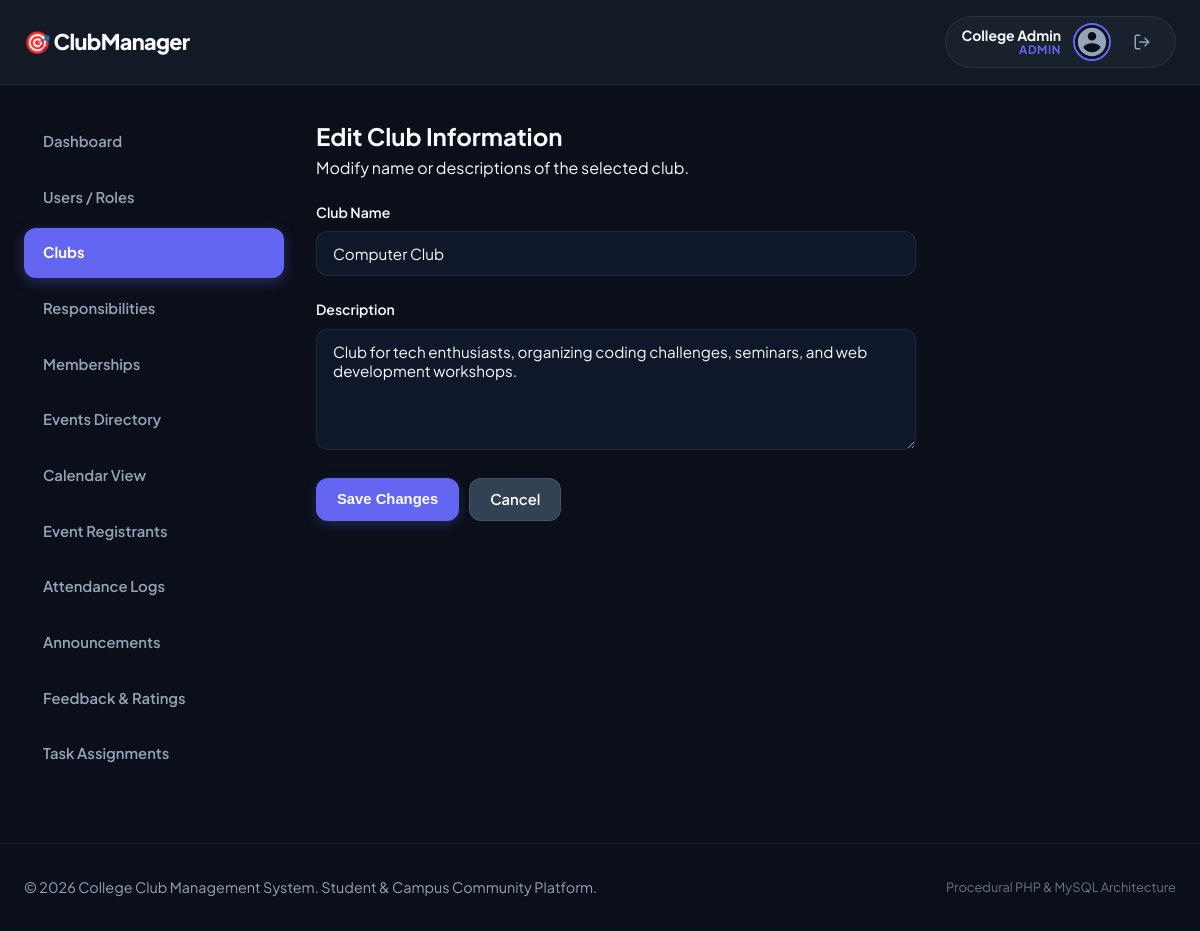
/admin/edit-club.php?club_id=1 (signed in), run on the app's committed database.
### tables this page shows
CREATE TABLE `clubs` (
  `id` INT AUTO_INCREMENT PRIMARY KEY,
  `name` VARCHAR(100) NOT NULL UNIQUE,
  `description` TEXT,
  `club_head_id` INT DEFAULT NULL,
  `logo` VARCHAR(255) DEFAULT NULL,
  `email_subject` VARCHAR(255) DEFAULT NULL,
  `email_body` TEXT DEFAULT NULL,
  `created_at` TIMESTAMP DEFAULT CURRENT_TIMESTAMP,
  `updated_at` TIMESTAMP DEFAULT CURRENT_TIMESTAMP ON UPDATE CURRENT_TIMESTAMP,
  FOREIGN KEY (`club_head_id`) REFERENCES `users` (`id`) ON DELETE SET NULL
);

### includes/functions.php (called while the page is built, shortened)
<?php
function escape($value) {
    return htmlspecialchars($value ?? '', ENT_QUOTES, 'UTF-8');
}
?>

### admin/edit-club.php (the view, shortened to what this page needs)
<?php
require_once '../config/database.php';
require_once '../includes/functions.php';
$clubId = intval($_GET['club_id'] ?? 0);
try {
    $stmt = $pdo->prepare("SELECT * FROM clubs WHERE id = ? LIMIT 1");
    $stmt->execute([$clubId]);
    $club = $stmt->fetch();
} catch (PDOException $e) {
    die("Database Error: " . htmlspecialchars($e->getMessage()));
}
?>
<?php require_once '../includes/header.php'; ?>
<?php require_once '../includes/navbar.php'; ?>
<div class="container dashboard-container">
    <?php require_once '../includes/sidebar.php'; ?>
    <main class="main-content" style="max-width: 600px;">
        <h2>Edit Club Information</h2>
        <p class="text-muted">Modify name or descriptions of the selected club.</p>
        <form action="edit-club.php?club_id=<?php echo $clubId; ?>" method="POST" style="margin-top: 20px;">
            <div class="form-group">
                <label for="name">Club Name</label>
                <input type="text" id="name" name="name" class="form-control" placeholder="Club Name" required value="<?php echo escape($club['name']); ?>">
            </div>
            <div class="form-group">
                <label for="description">Description</label>
                <textarea id="description" name="description" class="form-control" rows="5" placeholder="Club Description..."><?php echo escape($club['description']); ?></textarea>
            </div>
            <div style="display: flex; gap: 10px;">
                <button type="submit" class="btn btn-primary">Save Changes</button>
                <a href="clubs.php" class="btn btn-secondary">Cancel</a>
            </div>
        </form>
    </main>
</div>
<?php require_once '../includes/footer.php'; ?>

### assets/css/style.css (style rules this page uses)
:root { --font-family: 'Plus Jakarta Sans', system-ui, -apple-system, BlinkMacSystemFont, 'Segoe UI', Roboto, sans-serif; --bg-dark: #0b0f19; --bg-card: #151d2a; --bg-card-hover: #1c2638; --bg-surface: #1e293b; --bg-input: #0f172a; --text-main: #f8fafc; --text-muted: #94a3b8; --text-dim: #64748b; --border-color: rgba(255, 255, 255, 0.08); --border-focus: rgba(99, 102, 241, 0.5); --primary-color: #6366f1; --primary-hover: #4f46e5; --primary-light: rgba(99, 102, 241, 0.15); --accent-student: #8b5cf6; --accent-student-light: rgba(139, 92, 246, 0.15); --success: #10b981; --success-light: rgba(16, 185, 129, 0.15); --danger: #f43f5e; --danger-light: rgba(244, 63, 94, 0.15); --warning: #f59e0b; --warning-light: rgba(245, 158, 11, 0.15); --info: #06b6d4; --info-light: rgba(6, 182, 212, 0.15); --radius-sm: 6px; --radius: 12px; --radius-lg: 18px; --radius-full: 9999px; --shadow-sm: 0 2px 4px rgba(0, 0, 0, 0.2); --shadow-md: 0 8px 16px -2px rgba(0, 0, 0, 0.3); --shadow-lg: 0 20px 25px -5px rgba(0, 0, 0, 0.4), 0 8px 10px -6px rgba(0, 0, 0, 0.3); --transition: all 0.2s cubic-bezier(0.16, 1, 0.3, 1); }
* { margin: 0; padding: 0; box-sizing: border-box; }
body { font-family: var(--font-family); background-color: var(--bg-dark); color: var(--text-main); line-height: 1.6; -webkit-font-smoothing: antialiased; min-height: 100vh; display: flex; flex-direction: column; }
.container { width: 100%; max-width: 1240px; margin: 0 auto; padding: 0 24px; }
.btn { display: inline-flex; align-items: center; justify-content: center; gap: 8px; padding: 10px 20px; border-radius: var(--radius); text-decoration: none; font-weight: 600; font-size: 0.925rem; cursor: pointer; transition: var(--transition); border: 1px solid transparent; line-height: 1.4; white-space: nowrap; }
.btn-primary { background-color: var(--primary-color); color: #ffffff !important; box-shadow: 0 4px 12px rgba(99, 102, 241, 0.25); }
.btn-secondary { background-color: #334155; color: #ffffff !important; border-color: rgba(255, 255, 255, 0.1); }
.dashboard-container { display: flex; gap: 32px; padding-top: 32px; padding-bottom: 64px; flex: 1; }
.main-content { flex-grow: 1; min-width: 0; }
.form-group { margin-bottom: 22px; }
.form-group label { display: block; margin-bottom: 8px; font-weight: 600; font-size: 0.875rem; color: var(--text-main); }
.form-control { width: 100%; padding: 12px 16px; border-radius: var(--radius); background-color: var(--bg-input); border: 1px solid var(--border-color); color: var(--text-main); font-family: inherit; font-size: 0.95rem; transition: var(--transition); }
textarea.form-control { resize: vertical; min-height: 110px; }

### data on the page
clubs: name "Computer Club", description "Club for tech enthusiasts, organizing coding challenges, seminars, and web development workshops."

### other printed values
$fullName "College Admin"
$roleLabel "ADMIN"
$item['label'] "Dashboard"
$item['label'] "Users / Roles"
$item['label'] "Clubs"
$item['label'] "Responsibilities"
$item['label'] "Memberships"
$item['label'] "Events Directory"
$item['label'] "Calendar View"
$item['label'] "Event Registrants"
$item['label'] "Attendance Logs"
$item['label'] "Announcements"
$item['label'] "Feedback & Ratings"
$item['label'] "Task Assignments"
